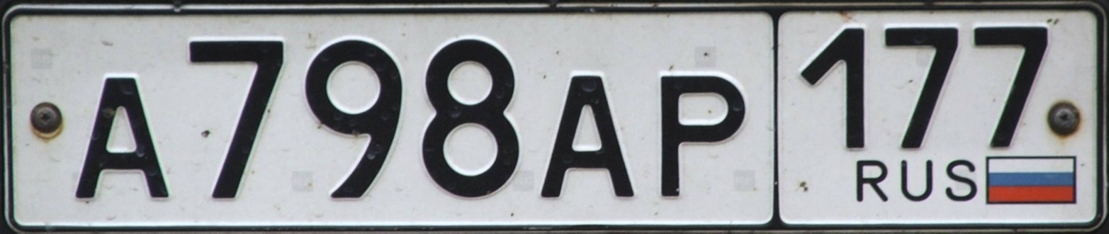
#> input picture test_image.jpeg, 3326 x 700 px (shown at 1/3 size)
$ python -i preprocess.py   (imports and definitions only)
#> lines starting #> are read from the running program, lines starting #| are printed output that depends on the picture; after the words box and inside, x2 and y2 are one past the last pixel; in counts of white or black regions, pixels touching at a corner belong together
#> further down, picture is the input picture: shape (700, 3326, 3); mean B, G, R 155.2, 152.6, 150.5
import cv2
import numpy as np


def preprocess(image: np.ndarray) -> np.ndarray:
    # Цвет
    gray = cv2.cvtColor(image, cv2.COLOR_BGR2GRAY)
    # Увеличение
    gray = cv2.resize(gray, None, fx=2, fy=2, interpolation=cv2.INTER_CUBIC)
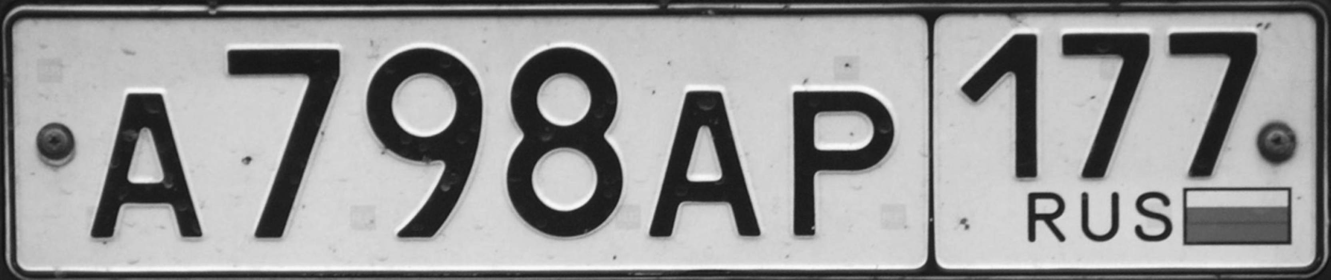
#> gray: shape (1400, 6652) (shown at 1/5 size); min 12, max 253, mean 152.3
    # Шум
    gray = cv2.bilateralFilter(gray, 11, 17, 17)
    # Бинаризаций
    _, thresh = cv2.threshold(gray, 0, 255, cv2.THRESH_OTSU)
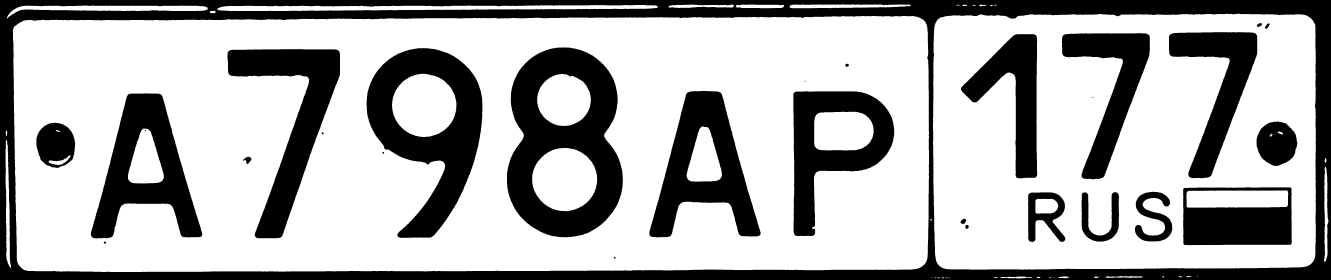
#> thresh: shape (1400, 6652) (shown at 1/5 size); 68.9% white; 30 black regions (3 under 20 px), largest, box (x1, y1, x2, y2) and area: (0, 0, 6652, 1400) 1026863, (2535, 237, 3114, 1186) 307279, (1833, 241, 2412, 1189) 252095
    return thresh

>>> import cv2
>>> picture = cv2.imread('../../test_image.jpeg')
>>> result = preprocess(picture)
